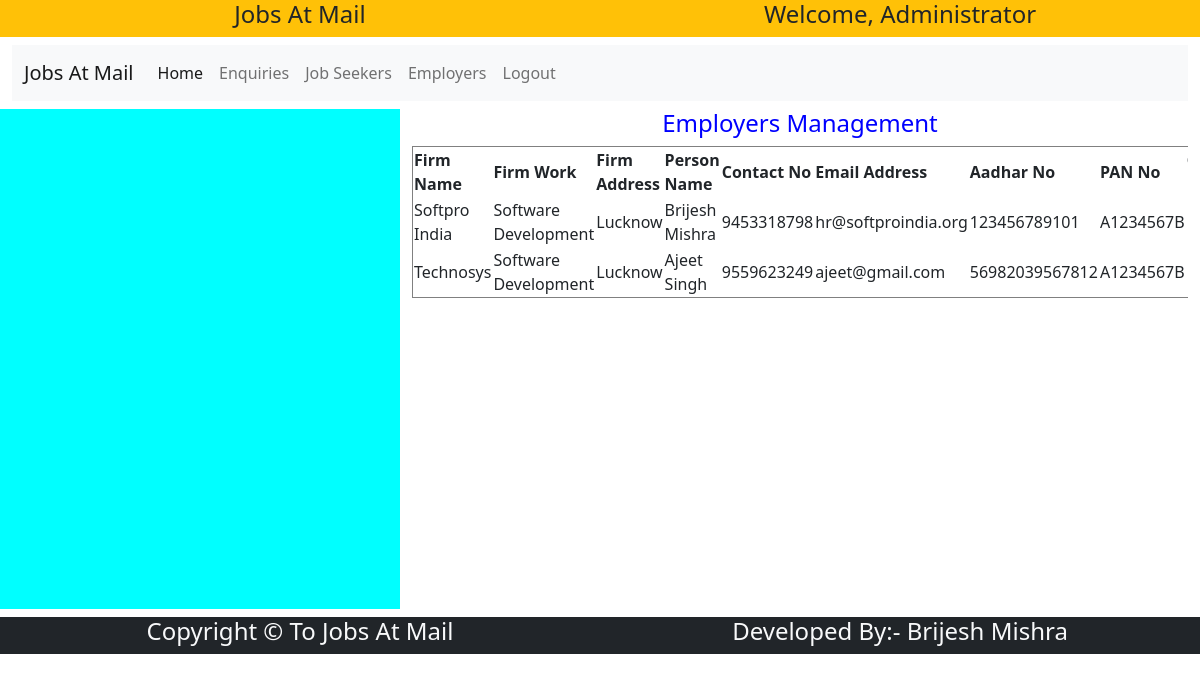
The app's page /employers/ (signed in) with its own data.
### jamapp/models.py (models this page shows)
class Employer(models.Model):
    firmname=models.CharField(max_length=100)
    firmwork=models.TextField()
    firmaddress=models.TextField()
    cpname=models.CharField(max_length=50)
    cpcontactno=models.CharField(max_length=15)
    cpemailaddress=models.EmailField(max_length=50,primary_key=True)
    aadharno=models.CharField(max_length=12)
    panno=models.CharField(max_length=10)
    gstno=models.CharField(max_length=15)
    regdate=models.CharField(max_length=20)

### jamapp/views.py (the view)
# urls.py: path('employers/',views.employers,name='employers'),
def employers(request):
    try:
        if request.session['admin']:
            emp=Employer.objects.all()
            return render(request,'employers.html',{'emp':emp})
    except:
        return render(request,'login.html')

### jamapp/templates/employers.html (shortened to what this page needs)
{% extends "adminbase.html" %}
{% block body %}
    <h4 style="color:blue;text-align:center;">
        Employers Management
    </h4>
    <div style="width:100%;overflow-x:scroll;">
        <table border="1" style="width:100%;margin:0 auto;">
            <tr>
                <th>Firm Name</th>
                <th>Firm Work</th>
                <th>Firm Address</th>
                <th>Person Name</th>
                <th>Contact No</th>
                <th>Email Address</th>
                <th>Aadhar No</th>
                <th>PAN No</th>
                <th>GST No</th>
            </tr>
            {% for e in emp %}
                <tr>
                    <td>{{e.firmname}}</td>
                    <td>{{e.firmwork}}</td>
                    <td>{{e.firmaddress}}</td>
                    <td>{{e.cpname}}</td>
                    <td>{{e.cpcontactno}}</td>
                    <td>{{e.cpemailaddress}}</td>
                    <td>{{e.aadharno}}</td>
                    <td>{{e.panno}}</td>
                    <td>{{e.gstno}}</td>
                </tr>
            {% endfor %}
        </table>
    </div>
{% endblock body %}

### records on screen
Employer: firmname "Softpro India", firmwork "Software Development", firmaddress "Lucknow", cpname "Brijesh Mishra", cpcontactno "9453318798", cpemailaddress "hr@softproindia.org", aadharno "123456789101", panno "A1234567B"
Employer: firmname "Technosys", firmwork "Software Development", firmaddress "Lucknow", cpname "Ajeet Singh", cpcontactno "9559623249", cpemailaddress "ajeet@gmail.com", aadharno "56982039567812", panno "A1234567B"
